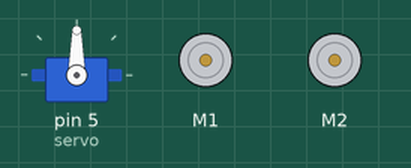
Simulated run of this sketch. Board: Arduino Leonardo, built with avr-gcc and run on an emulated ATmega32U4. On the bench: servo, 2 × DC motor (green arrow = forward, orange = backward, longer = faster).

Above: at 0.1 s.
At 2.1 s:
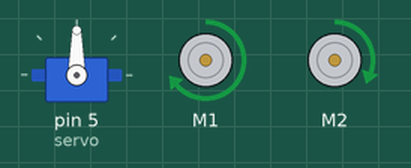
Timing chart, 0 to 3.6 s (numbered marks = the images above):
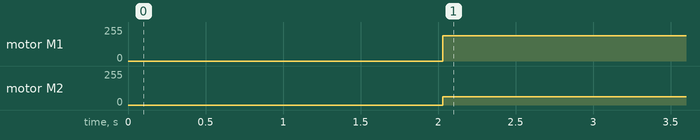

Measured:
- by itself, motor M1: stopped → forward 191/255 at 2.0 s
- by itself, motor M2: stopped → forward 63/255 at 2.0 s

The sketch:

lab6_7.ino
```cpp
#include <Pololu3piPlus32U4.h>
#include <Servo.h>
#include "sonar.h"
#include "PDcontroller.h"

using namespace Pololu3piPlus32U4;

LineSensors lineSensors;
Motors motors;
Servo servo;
Sonar sonar(4);

#define minOutput -100
#define maxOutput 100
#define baseSpeed 200
#define kp_line 20
#define kd_line 2
#define kp_obs 40
#define kd_obs 5
#define NEAR 10.0
#define FOLLOW 1
#define AVOID 2
#define MAX(arr) _max(arr, sizeof(arr))
#define MIN(arr) _min(arr, sizeof(arr))

PDcontroller pd_line(kp_line, kd_line, minOutput, maxOutput);
PDcontroller pd_obs(kp_obs, kd_obs, minOutput, maxOutput);
int turnTime = 1200;
int maxDark = 500;
int maxLight = 500;
int triggerBlack;
int mode; // 1 = follow mode, 2 = avoid mode
//int facing; // 0 = straight, 1 = right, 2 = left
float keepDistance = 8.0;
float blackScale = 1.2;
float blackOffset = 20;

void initAvoid();
void initFollow();

uint16_t _max(uint16_t arr[], int len)
{
  uint16_t maxx = 0;
  for(int i = 0; i < len; i++)
  {
    if(arr[i] > maxx)
      maxx = arr[i];
  }
  return maxx;
}

uint16_t _min(uint16_t arr[], int len)
{
  uint16_t minn = 65536;
  for(int i = 0; i < len; i++)
  {
    if(arr[i] < minn)
      minn = arr[i];
  }
  return minn;
}

void calibrateSensors()
{
  uint16_t calVals[5];
  lineSensors.calibrate();
  lineSensors.readCalibrated(calVals);
  for(int i = 0; i < 5; i++)
  {
    if(calVals[i] > maxLight)
    {
      maxLight = calVals[i];
    }
    if(calVals[i] < maxDark)
    {
      maxDark = calVals[i];
    }
  }
  triggerBlack = maxDark > 0 ? blackScale * maxDark : maxDark + blackOffset;
}

int calculateHeuristic(uint16_t* sensorVals)
{
  int diffMid = 0.75*(sensorVals[2] - maxDark);
  int diffInner = 0.5*(sensorVals[1] - sensorVals[3]);
  int diffOuter = 0.25*(sensorVals[0] - sensorVals[4]);
  return diffMid + diffInner + diffOuter;
}

void calibrateSpeeds(int u)
{
  motors.setSpeeds(baseSpeed + u, baseSpeed - u);
}

bool objectNear()
{
  float dist = sonar.readDist();
  if(dist < NEAR)
  {
    float avg = 0.0;
    for(int i = 0; i < 10; i++)
    {
      avg += sonar.readDist();
    }
    avg /= 10;
    if(avg < NEAR)
      return true;
  }
  return false;
}

bool onBlackLineAgain()
{
  uint16_t sensorVals[5];
  lineSensors.read(sensorVals);
  if(MIN(sensorVals) <= triggerBlack)
  {
    float avg = 0.0;
    for(int i = 0; i < 10; i++)
    {
      lineSensors.read(sensorVals);
      avg += MIN(sensorVals);
    }
    avg /= 10;
    if(avg <= triggerBlack)
      return true;
  }
  return false;
}

void followLine()
{
  uint16_t sensorVals[5];
  lineSensors.read(sensorVals);
  int val = calculateHeuristic(sensorVals);
  int u = pd_line.update(val, 0);
  calibrateSpeeds(u);
  delay(100);
}

void avoidObject()
{
  float dist = sonar.readDist();
  int u = pd_obs.update(dist, keepDistance);
  calibrateSpeeds(u);
  delay(100);
}

void setup()
{
  Serial.begin(9600);
  servo.attach(5);
  servo.write(90); // turn servo forward
  delay(2000);
  calibrateSensors();
  mode = FOLLOW;
  //facing = 0;
}

void loop()
{
  // stage 1
  followLine();
 /* stage 2
 if(mode == FOLLOW)
 {
    if(objectNear())
    {
      initAvoid();
    }
    else
    {
      followLine();
    }

 }
 if(mode == AVOID)
 {
    if(onBlackLineAgain())
    {
      initFollow();
    }
    else
    {
      avoidObject();
    }
 }*/
}


void initAvoid()
{
  // spin body
  motors.setSpeeds(0, 0);
  delay(200);
  motors.setSpeeds(-baseSpeed, baseSpeed); // turn left for turnTime seconds
  delay(turnTime);
  motors.setSpeeds(0, 0);
  // spin servo
  servo.write(0);
  // take note of side facing so we can undo in adjustForFollowMode
  mode = AVOID;
  // go forward a bit
  motors.setSpeeds(baseSpeed, baseSpeed);
  delay(300);
  motors.setSpeeds(0, 0);
}

void initFollow()
{
   // spin body forward
  motors.setSpeeds(0, 0);
  delay(100);
  motors.setSpeeds(-baseSpeed, baseSpeed); // turn left for turnTime seconds
  delay(turnTime);
  motors.setSpeeds(0, 0);
  // turn servo forward
  servo.write(90);
  // take note of side facing so we can undo in adjustForFollowMode
  mode = FOLLOW;
}
```

PDcontroller.cpp
```cpp
#include <Pololu3piPlus32U4.h>
#include "PDcontroller.h"
using namespace Pololu3piPlus32U4;

PDcontroller::PDcontroller(float kp, float kd, double minOutput, double maxOutput) {
  _kp = kp;
	_kd = kd;
  _maxOutput = maxOutput;
	_minOutput = minOutput;
	_lastError = 0.0;
	_error = 0.0;
	_output = 0.0;
	_clampOut = 0.0;
	_previousTime = 0.0;
	_currentTime = millis();
}

double PDcontroller::update(double value, double target_value){
  _error = value - target_value;

  _currentTime = millis();

  if (_previousTime!=0.0){
	_output = _kp*_error  + _kd*(_error - _lastError)/(_currentTime-_previousTime);
  }
  else{
	_output = _kp*_error;
  }

  _clampOut = constrain(_output, _minOutput, _maxOutput);

  _previousTime = _currentTime;
  _lastError = _error;

  return _clampOut;
}
```

PDcontroller.h
```cpp
#ifndef PDcontroller_h
#define PDcontroller_h
#include <Pololu3piPlus32U4.h>
using namespace Pololu3piPlus32U4;

class PDcontroller{
  public:
    PDcontroller(float kp, float kd, double minOutput, double maxOutput);
    double update(double value, double target_value);

  private:
    float _kp;
	  float _kd;
    double _maxOutput;
	  double _minOutput;
	  double _lastError;
	  double _error;
	  double _output;
	  double _clampOut;
   long int _previousTime;
   long int _currentTime;
};

#endif
```

sonar.cpp
```cpp
#include <Pololu3piPlus32U4.h>
#include "sonar.h"
using namespace Pololu3piPlus32U4;

Sonar::Sonar(int pin) {
  _pin=pin;
}

float Sonar::readDist(){
  float duration, inches, cm;
  pinMode(_pin, OUTPUT);
  digitalWrite(_pin, LOW);
  delayMicroseconds(2);
  digitalWrite(_pin, HIGH);
  delayMicroseconds(5);
  digitalWrite(_pin, LOW);

  pinMode(_pin, INPUT);
  duration = pulseIn(_pin, HIGH);
  cm = duration/29.0/2.0;
  return cm;
}
```

sonar.h
```cpp
#ifndef Sonar_h
#define Sonar_h
#include <Pololu3piPlus32U4.h>
using namespace Pololu3piPlus32U4;

class Sonar{
  public:
    Sonar(int pin);
    float readDist();

  private:
    int _pin;
};

#endif
```
